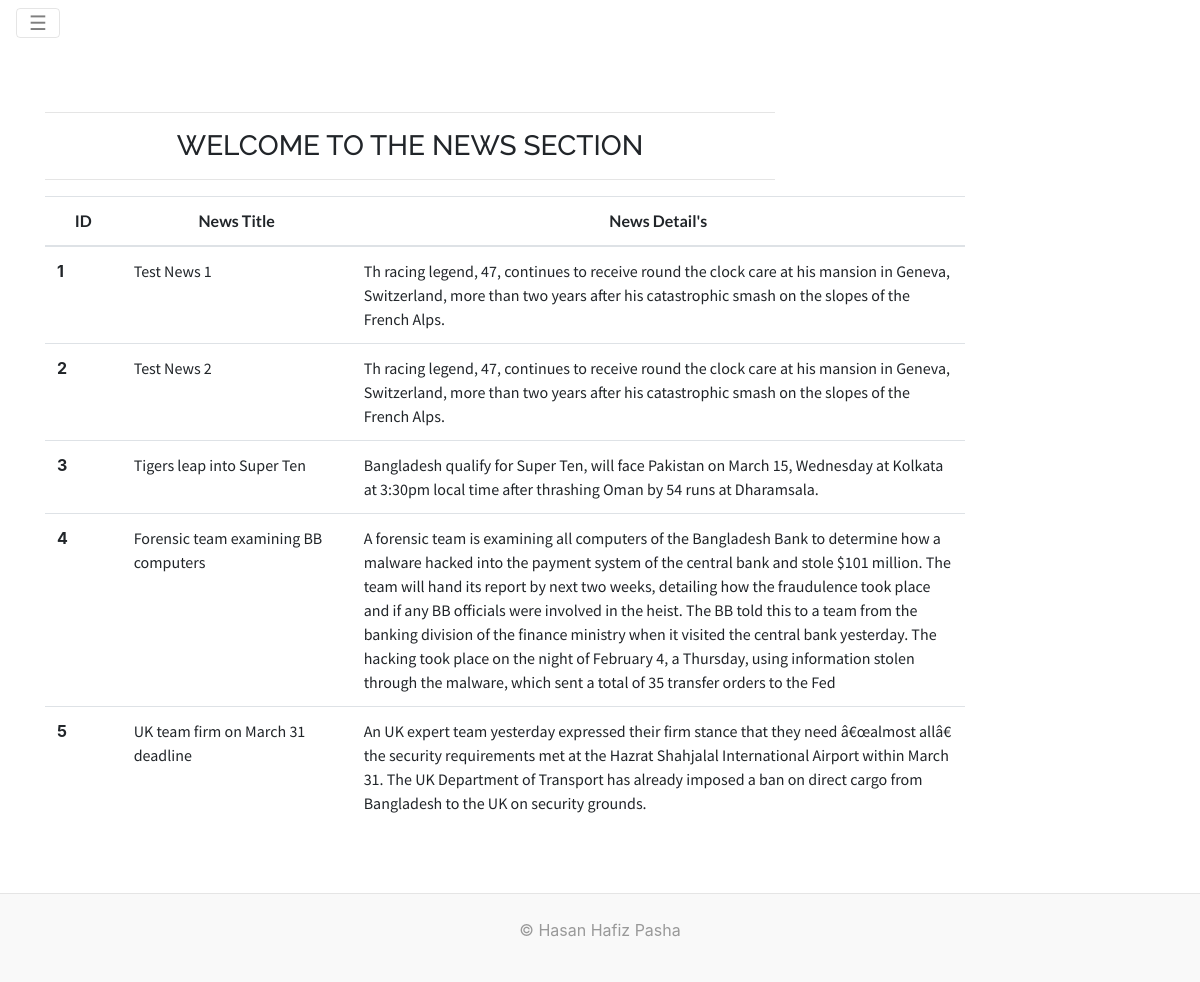
The page /day_16_hw/index.php on the database its author committed.
### tables this page shows
CREATE TABLE `tbl_news` (
  `id` int(11) NOT NULL,
  `news_title` varchar(255) NOT NULL,
  `news_reporter` varchar(100) NOT NULL,
  `news_description` varchar(600) NOT NULL,
  `news_status` tinyint(4) NOT NULL
);

### day_16_hw/functions/crud.php (called while the page is built, shortened)
<?php
function index(){
    $sql = "SELECT * FROM tbl_news";
    return $sql;
}

### day_16_hw/index.php (the view, shortened to what this page needs)
<?php
    include '_include/header.php';
    include '_include/navigation.php';
    include 'functions/db_connection.php';
    include 'functions/crud.php';
?>
<div class="container mar-top-50">
    <div class="row">
        <div class="col-md-8 col-md-offset-2">
            <hr>
            <h3 class="text-md-center">Welcome to the news Section</h3>
            <hr>
        </div>
    </div>
    <div class="row">
        <div class="col-md-10 col-md-offset-1">
            <table class="table table-hover">
                <thead class="thead-inverse">
                    <tr>
                        <th class="col-md-1">ID</th>
                        <th class="col-md-3">News Title</th>
                        <th class="col-md-8">News Detail's</th>
                    </tr>
                </thead>
                <tbody>
                    <?php
                        $sql    =   index();
                        $result = $conn->query($sql);
                        if ($result->num_rows > 0) {
                            while($row = $result->fetch_assoc()) {
                    ?>
                    <tr>
                        <th scope="row" class="col-md-1"><?php echo $row["id"]; ?></th>
                        <td class="col-md-3"><?php echo $row["news_title"]; ?></td>
                        <td class="col-md-8"><?php echo $row["news_description"]; ?></td>
                    </tr>
                    <?php }} ?>
                </tbody>
            </table>
        </div>
    </div>
</div>
<?php
    include '_include/footer.php';
?>

### day_16_hw/_include/header.php (shortened to what this page needs)
<!DOCTYPE html>
<html lang="en">
<head>
    <link rel="stylesheet" href="https://maxcdn.bootstrapcdn.com/bootstrap/4.0.0-alpha.2/css/bootstrap.min.css">
    <link rel="stylesheet" href="css/style.css">
</head>
<body>

### day_16_hw/_include/navigation.php (shortened to what this page needs)
<nav class="navbar navbar-fixed-top navbar-light bg-faded">
    <button class="navbar-toggler hidden-sm-up" type="button" data-toggle="collapse" data-target="#exCollapsingNavbar2">
        &#9776;
    </button>
</nav>

### day_16_hw/_include/footer.php (shortened to what this page needs)
<footer class="blog-footer">
    <p class="text-md-center">&copy; Hasan Hafiz Pasha</p>
</footer>
</body>
</html>

### day_16_hw/css/style.css (style rules this page uses)
.mar-top-50 { margin-top: 50px; }
.thead-inverse tr th { text-align: center; vertical-align: middle; font-family: 'Lato', sans-serif; }
td { font-family: 'Source Sans Pro', sans-serif; }
h3.text-md-center { font-family: 'Raleway', sans-serif; text-transform: uppercase; }
.blog-footer { padding: 1.5rem 0; color: #999; text-align: center; background-color: #f9f9f9; border-top: .05rem solid #e5e5e5; margin-top: 50px; }

### rows shown on the page
tbl_news: id "1", news_title "Test News 1", news_description "Th racing legend, 47, continues to receive round the clock care at his mansion in Geneva, Switzerland, more than two years after his catastrophic smash on the slopes of the French Alps."
tbl_news: id "2", news_title "Test News 2", news_description "Th racing legend, 47, continues to receive round the clock care at his mansion in Geneva, Switzerland, more than two years after his catastrophic smash on the slopes of the French Alps."
tbl_news: id "3", news_title "Tigers leap into Super Ten", news_description "Bangladesh qualify for Super Ten, will face Pakistan on March 15, Wednesday at Kolkata at 3:30pm local time after thrashing Oman by 54 runs at Dharamsala."
tbl_news: id "4", news_title "Forensic team examining BB computers", news_description "A forensic team is examining all computers of the Bangladesh Bank to determine how a malware hacked into the payment system of the central bank and stole $101 million. The team will hand its report by next two weeks, detailing how the fraudulence took place and if any BB officials were involved in the heist. The BB told this to a team from the banking division of the finance ministry when it visited the central bank yesterday. The hacking took place on the night of February 4, a Thursday, using information stolen through the malware, which sent a total of 35 transfer orders to the Fed"
tbl_news: id "5", news_title "UK team firm on March 31 deadline", news_description "An UK expert team yesterday expressed their firm stance that they need â€œalmost allâ€ the security requirements met at the Hazrat Shahjalal International Airport within March 31. The UK Department of Transport has already imposed a ban on direct cargo from Bangladesh to the UK on security grounds."
